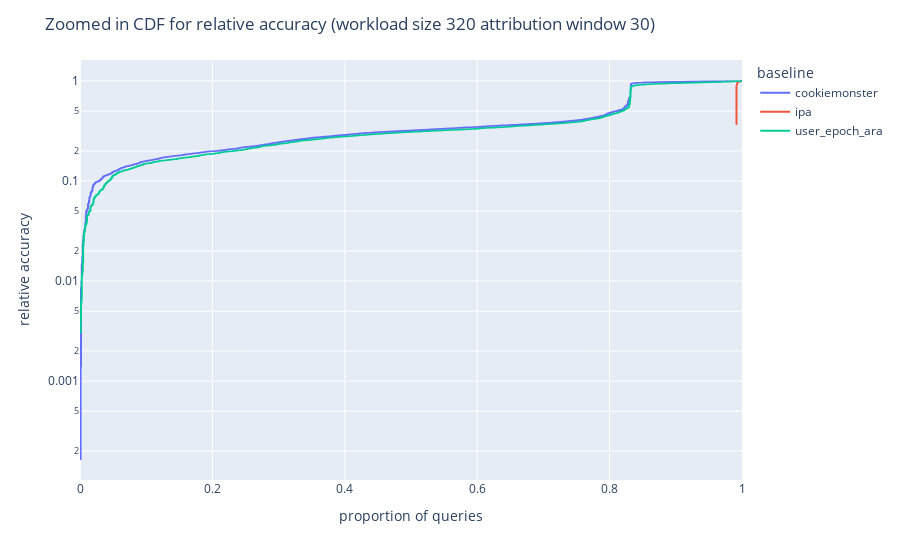
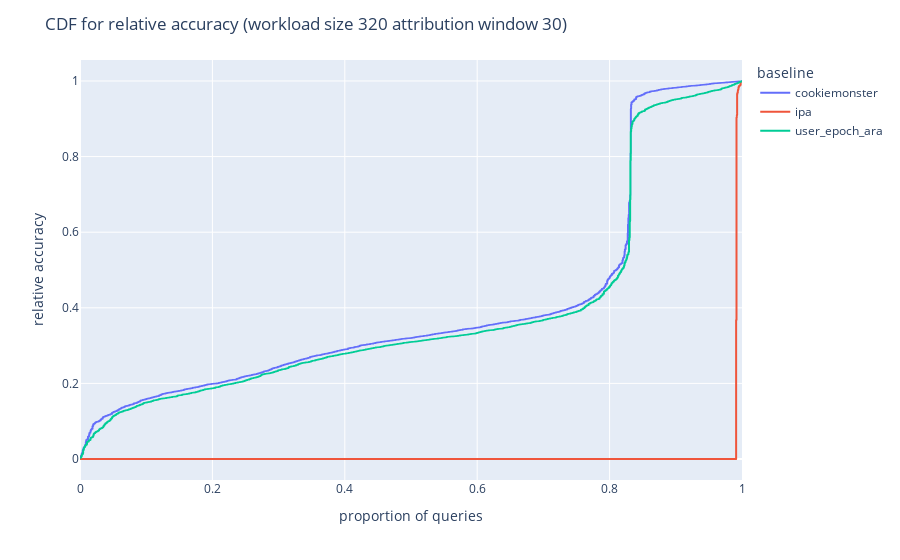

The notebook cell these images were saved under, in order:
### Markdown cell above
## Thoughts on driving forces behind IPA, User-Epoch ARA and Cookie Monster

### System Differences
1. IPA really suffers quickly. Each advertiser gets a budget across all their queries. It pays query budget in each epoch each time a query is run. So, all else fixed, a lot of queries on the same set of epochs will result in insufficient budget.
2. Each advertiser query gets their own per-epoch budget in User-Epoch ARA. User-Epoch ARA pays query-epsilon amount for each epoch that is scans. So, it lasts longer than IPA.
3. Each advertiser query gets their own per-epoch budget in Cookie Monster. However, unlike User-Epoch ARA, Cookie Monster only pays query-epsilon amount in an epoch if there is a relevant impression found within that epoch. So, it lasts longer than User-Epoch ARA.

### Toggles to exploit differences
1. Running lots of queries is going to show IPA run out of budget fast. We don't have to be clever about how we do this -- with the Criteo dataset, it happens a lot.
2. Forcing User-Epoch ARA to scan a lot of epochs will force it to run out of budget faster than Cookie Monster. So, a mixture of reducing epoch size and increasing attribution window size should result in Cookie Monster performing better.

### Code cell
for log_y in [True, False]:
    title = (
        f"Zoomed in CDF for relative accuracy (workload size {workload_size} attribution window {attribution_window})"
        if log_y else
        f"CDF for relative accuracy (workload size {workload_size} attribution window {attribution_window})"
    )
    filename = (
        f"cdf_zoomed_relative_accuracy_ws_{workload_size}_aw_{attribution_window}"
        if log_y else
        f"cdf_relative_accuracy_ws_{workload_size}_aw_{attribution_window}"
    )
    figcdf = px.ecdf(
        ds,
        y="e2e_bias_accuracy",
        orientation='h',
        color="baseline",
        log_y=log_y,
        
    )
    figcdf.update_layout(
        title=title,
        xaxis_title="proportion of queries",
        yaxis_title="relative accuracy"
    )
    figcdf.show()
    figcdf.write_image(f"./large/{filename}.png")

### Figure 1 — Plotly figure (JSON) as saved in the notebook; plotly's stock layout.template omitted (floating-point values rounded to 4 significant figures; data arrays with more than 128 entries replaced by an {"elided": "..."} marker saying what was removed)
{"data": [{"hovertemplate": "baseline=cookiemonster<br>probability=%{x}<br>e2e_bias_accuracy=%{y}<extra></extra>", "legendgroup": "cookiemonster", "line": {"dash": "solid", "shape": "hv"}, "marker": {"color": "#636efa", "symbol": "circle"}, "mode": "lines", "name": "cookiemonster", "showlegend": true, "type": "scattergl", "x": {"elided": "1900 float values"}, "xaxis": "x", "y": {"elided": "1900 float values"}, "yaxis": "y"}, {"hovertemplate": "baseline=ipa<br>probability=%{x}<br>e2e_bias_accuracy=%{y}<extra></extra>", "legendgroup": "ipa", "line": {"dash": "solid", "shape": "hv"}, "marker": {"color": "#EF553B", "symbol": "circle"}, "mode": "lines", "name": "ipa", "showlegend": true, "type": "scattergl", "x": {"elided": "1920 float values"}, "xaxis": "x", "y": {"elided": "1920 float values"}, "yaxis": "y"}, {"hovertemplate": "baseline=user_epoch_ara<br>probability=%{x}<br>e2e_bias_accuracy=%{y}<extra></extra>", "legendgroup": "user_epoch_ara", "line": {"dash": "solid", "shape": "hv"}, "marker": {"color": "#00cc96", "symbol": "circle"}, "mode": "lines", "name": "user_epoch_ara", "showlegend": true, "type": "scattergl", "x": {"elided": "1899 float values"}, "xaxis": "x", "y": {"elided": "1899 float values"}, "yaxis": "y"}], "layout": {"legend": {"title": {"text": "baseline"}, "tracegroupgap": 0}, "margin": {"t": 60}, "title": {"text": "Zoomed in CDF for relative accuracy (workload size 320 attribution window 30)"}, "xaxis": {"anchor": "y", "domain": [0, 1], "rangemode": "tozero", "title": {"text": "proportion of queries"}}, "yaxis": {"anchor": "x", "domain": [0, 1], "title": {"text": "relative accuracy"}, "type": "log"}}}

### Figure 2 — Plotly figure (JSON) as saved in the notebook; plotly's stock layout.template omitted (floating-point values rounded to 4 significant figures; data arrays with more than 128 entries replaced by an {"elided": "..."} marker saying what was removed)
{"data": [{"hovertemplate": "baseline=cookiemonster<br>probability=%{x}<br>e2e_bias_accuracy=%{y}<extra></extra>", "legendgroup": "cookiemonster", "line": {"dash": "solid", "shape": "hv"}, "marker": {"color": "#636efa", "symbol": "circle"}, "mode": "lines", "name": "cookiemonster", "showlegend": true, "type": "scattergl", "x": {"elided": "1900 float values"}, "xaxis": "x", "y": {"elided": "1900 float values"}, "yaxis": "y"}, {"hovertemplate": "baseline=ipa<br>probability=%{x}<br>e2e_bias_accuracy=%{y}<extra></extra>", "legendgroup": "ipa", "line": {"dash": "solid", "shape": "hv"}, "marker": {"color": "#EF553B", "symbol": "circle"}, "mode": "lines", "name": "ipa", "showlegend": true, "type": "scattergl", "x": {"elided": "1920 float values"}, "xaxis": "x", "y": {"elided": "1920 float values"}, "yaxis": "y"}, {"hovertemplate": "baseline=user_epoch_ara<br>probability=%{x}<br>e2e_bias_accuracy=%{y}<extra></extra>", "legendgroup": "user_epoch_ara", "line": {"dash": "solid", "shape": "hv"}, "marker": {"color": "#00cc96", "symbol": "circle"}, "mode": "lines", "name": "user_epoch_ara", "showlegend": true, "type": "scattergl", "x": {"elided": "1899 float values"}, "xaxis": "x", "y": {"elided": "1899 float values"}, "yaxis": "y"}], "layout": {"legend": {"title": {"text": "baseline"}, "tracegroupgap": 0}, "margin": {"t": 60}, "title": {"text": "CDF for relative accuracy (workload size 320 attribution window 30)"}, "xaxis": {"anchor": "y", "domain": [0, 1], "rangemode": "tozero", "title": {"text": "proportion of queries"}}, "yaxis": {"anchor": "x", "domain": [0, 1], "title": {"text": "relative accuracy"}}}}
